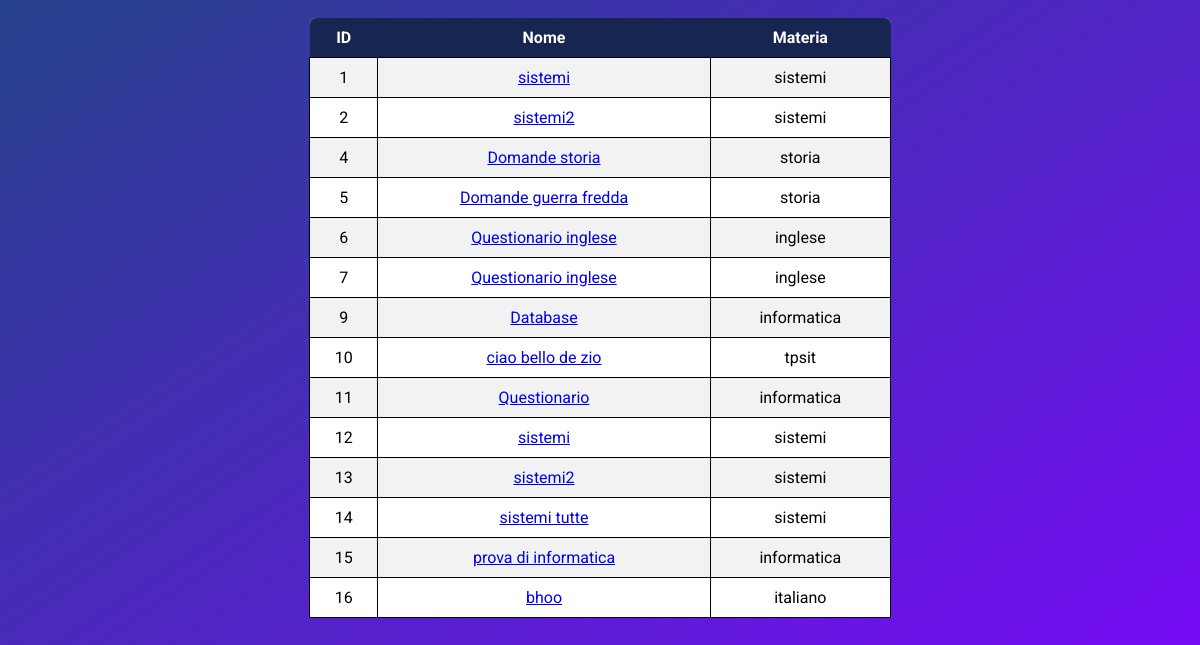
/WebContent/questionario_elenco.php, run on the app's committed database.
### tables this page shows
CREATE TABLE `questionari` (
  `ID` int(4) NOT NULL,
  `Nome` char(30) NOT NULL,
  `FK_Materia` char(30) NOT NULL
);

### WebContent/questionario_elenco.php (the view, shortened to what this page needs)
<!DOCTYPE html>
<html>
<head>
</head>
<body>
    <table>
        <tr>
            <th>ID</th>
            <th>Nome</th>
            <th>Materia</th>
        </tr>
<?php
require "lib/connessione.php";
$query = "SELECT * FROM questionari";
$ris = mysqli_query($conn, $query);
while ($row = mysqli_fetch_assoc($ris)) {
    echo "<tr>";
    echo "<td>" . $row["ID"] . "</td>";
    echo "<td><a href='questionario_svolgi_form.php?id=". $row["ID"] ."'>".$row["Nome"] . "</a></td>";
    echo "<td>" . $row["FK_Materia"] . "</td>";
    echo "</tr>";
}
?>
   </table>
</body>
</html>

### WebContent/questionario_elenco.php (style rules this page uses)
body { font-family: 'Roboto', sans-serif; background: linear-gradient(to bottom right, #26438c, #7D05FF); height: 100%; padding: 10px; background-repeat: no-repeat; background-attachment: fixed; }
table { border-collapse: collapse; width: 50%; margin: auto; padding 5px; }
th:first-child { border-top-left-radius: 6px; }
th:last-child { border-top-right-radius: 6px; border-right: none; }
th, td { text-align: center; padding: 10px; }
tr:nth-child(even) { background-color: #f2f2f2; }
tr:nth-child(odd) { background-color: white; }
th { background-color: #162650; color: white; font-family: 'Roboto', sans-serif; }
td { border: 1px solid black; font-family: "Roboto", helvetica, arial, sans-serif; }

### data on the page
questionari: ID "1", Nome "sistemi", FK_Materia "sistemi"
questionari: ID "2", Nome "sistemi2", FK_Materia "sistemi"
questionari: ID "4", Nome "Domande storia", FK_Materia "storia"
questionari: ID "5", Nome "Domande guerra fredda", FK_Materia "storia"
questionari: ID "6", Nome "Questionario inglese", FK_Materia "inglese"
questionari: ID "7", Nome "Questionario inglese", FK_Materia "inglese"
questionari: ID "9", Nome "Database", FK_Materia "informatica"
questionari: ID "10", Nome "ciao bello de zio", FK_Materia "tpsit"
questionari: ID "11", Nome "Questionario", FK_Materia "informatica"
questionari: ID "12", Nome "sistemi", FK_Materia "sistemi"
questionari: ID "13", Nome "sistemi2", FK_Materia "sistemi"
questionari: ID "14", Nome "sistemi tutte", FK_Materia "sistemi"
questionari: ID "15", Nome "prova di informatica", FK_Materia "informatica"
questionari: ID "16", Nome "bhoo", FK_Materia "italiano"
